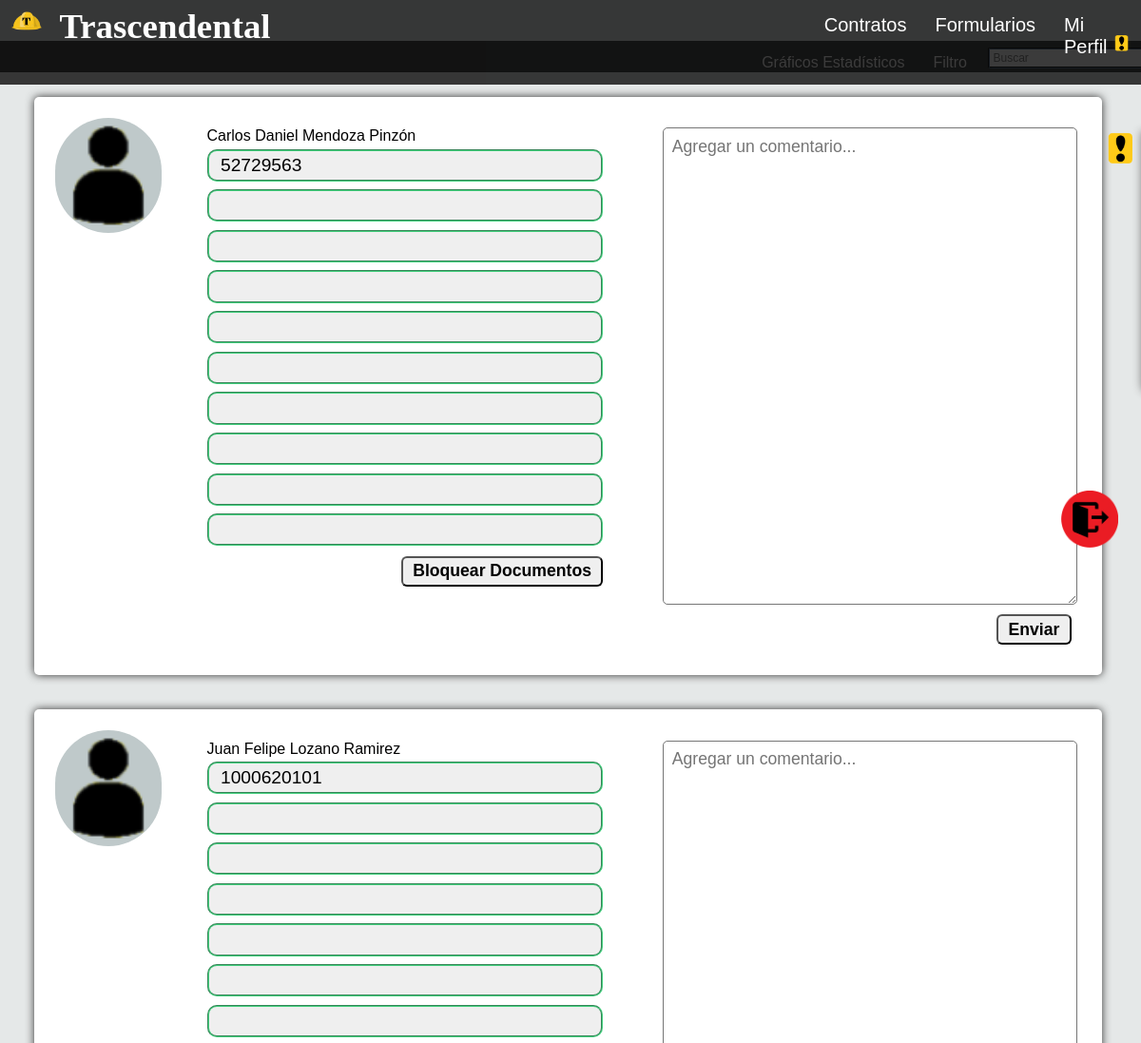
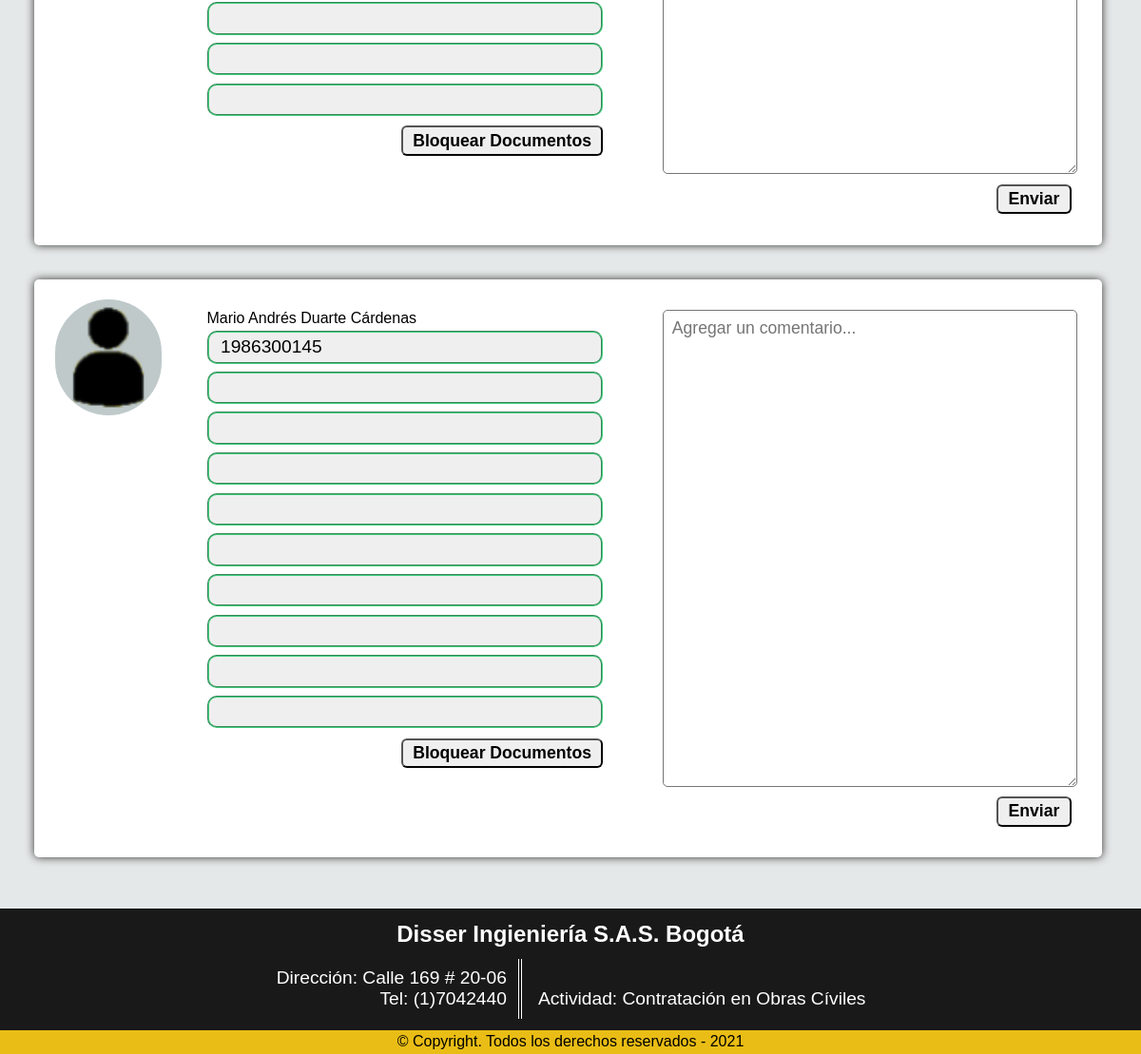
The page /HTML/estadoLog/logtrue/recursosHumanos/aspirantes.php on the database its author committed (2 pictures, top to bottom).
### tables this page shows
CREATE TABLE `documentos` (
  `idDocumentos` double NOT NULL,
  `docAspirante` double NOT NULL,
  `curriculum` blob NOT NULL,
  `certificadoAlturas` blob NOT NULL,
  `certificadoJudicial` blob NOT NULL,
  `certificadoPenal` blob NOT NULL,
  `certificadoDisciplinario` blob NOT NULL,
  `resultadosMedicos` blob NOT NULL,
  `carnetVacCovid` blob NOT NULL,
  `referenciasPersonales` blob NOT NULL,
  `referenciasLaborales` blob NOT NULL,
  `firma` blob NOT NULL,
  `estadoDocumentos` tinyint(1) DEFAULT NULL
);

CREATE TABLE `aspirante` (
  `docAspirante` double NOT NULL,
  `numIdentificacion` double NOT NULL,
  `PnombreAspirante` varchar(60) NOT NULL,
  `SnombreAspirante` varchar(60) NOT NULL,
  `PapellidoAspirante` varchar(60) NOT NULL,
  `SapellidoAspirante` varchar(60) NOT NULL,
  `fotoAspirante` blob NOT NULL,
  `fechaExpDoc` date NOT NULL,
  `paisExpDoc` varchar(60) NOT NULL,
  `fechaNacimiento` date NOT NULL,
  `paisNacimiento` varchar(60) NOT NULL,
  `direccionResidencia` varchar(60) NOT NULL,
  `ciudad` varchar(60) NOT NULL,
  `telefonoContacto` double NOT NULL,
  `correoElectronico` varchar(60) NOT NULL,
  `tipoCargo` varchar(60) NOT NULL,
  `estadoCivil` varchar(60) NOT NULL,
  `estrato` int(10) NOT NULL,
  `rh` varchar(10) NOT NULL,
  `genero` varchar(50) NOT NULL,
  `libretaMilitar` double NOT NULL,
  `eps` varchar(60) NOT NULL,
  `arl` varchar(60) NOT NULL,
  `estadoAspirante` tinyint(1) DEFAULT NULL
);

### HTML/php/listaAspirantes.php (the view, shortened to what this page needs)
<?php
function perfilAspirante ($conn) {
  $aspiranteDatos = "SELECT aspirante.PnombreAspirante, aspirante.SnombreAspirante, aspirante.PapellidoAspirante, aspirante.SapellidoAspirante, aspirante.docAspirante, documentos.curriculum, documentos.certificadoAlturas, documentos.certificadoJudicial, documentos.certificadoJudicial, documentos.certificadoPenal, documentos.certificadoDisciplinario, documentos.resultadosMedicos, documentos.carnetVacCovid, documentos.referenciasPersonales, documentos.referenciasLaborales FROM aspirante INNER JOIN documentos ON aspirante.docAspirante = documentos.docAspirante";
  $listaAsp = mysqli_query($conn, $aspiranteDatos) or die (mysqli_error($conn));
  do {
    while ($lista = mysqli_fetch_array($listaAsp)) {
      echo "<section class='Perfil_Aspirante'>";
        echo "<section class='Foto_Perfil'>";
        echo "<img src='../../../../Imagenes/otros logos/Logo_Usuario.png' alt='Logo_Usuario' class='Logo_Usuario'>";
        echo "</section>";
        echo "<section class='Documentos_Aspirante'>";
          echo "<p><a href='../aspirantes/Perfil_Aspirante.html' name='aspName'>" . $lista['PnombreAspirante'] . " " . $lista['SnombreAspirante'] . " " . $lista['PapellidoAspirante'] . " " . $lista['SapellidoAspirante'] . "</a></p>";
          echo "<input type='submit' name='Boton_Documento' class='Boton_Documento' value='" . $lista['docAspirante'] . "'>";
          echo "<input type='submit' name='Boton_Documento' class='Boton_Documento' value='" . $lista['curriculum'] . "'>";
          echo "<input type='submit' name='Boton_Documento' class='Boton_Documento' value='" . $lista['certificadoAlturas'] . "'>";
          echo "<input type='submit' name='Boton_Documento' class='Boton_Documento' value='" . $lista['certificadoJudicial'] . "'>";
          echo "<input type='submit' name='Boton_Documento' class='Boton_Documento' value='" . $lista['certificadoPenal'] . "'>";
          echo "<input type='submit' name='Boton_Documento' class='Boton_Documento' value='" . $lista['certificadoDisciplinario'] . "'>";
          echo "<input type='submit' name='Boton_Documento' class='Boton_Documento' value='" . $lista['resultadosMedicos'] . "'>";
          echo "<input type='submit' name='Boton_Documento' class='Boton_Documento' value='" . $lista['carnetVacCovid'] . "'>";
          echo "<input type='submit' name='Boton_Documento' class='Boton_Documento' value='" . $lista['referenciasPersonales'] . "'>";
          echo "<input type='submit' name='Boton_Documento' class='Boton_Documento' value='" . $lista['referenciasLaborales'] . "'>";
          echo "<input class='botons' type='submit' name='Bloquear' value='Bloquear Documentos' id='Botón_Bloqueo'>";
        echo "</section>";
        echo "<section class='Comentarios'>";
          echo "<textarea class='controls' rows='23' name='comentario' placeholder='Agregar un comentario...' id='Comentario'></textarea>";
          echo "<input class='botons' type='submit' name='Botón_Envío' value='Enviar' id='Botón_Envío'>";
        echo "</section>";
      echo "</section>";
    }
  } while (isset($_GET['btnbuscador']));
}
?>

### HTML/estadoLog/logtrue/recursosHumanos/aspirantes.php (shortened to what this page needs)
<?php include('../../../php/listaAspirantes.php')?>
<!DOCTYPE html>
<html lang="es">
    <head>
        <link rel="stylesheet" href="../../../../CSS/Formato_Base.css">
        <link rel="stylesheet" href="../../../../CSS/estadoLog/log true/recursosHumanos/aspirantes.css">
    </head>
    <body>
        <article class='logOut'>
            <a href="../../../php/cerrarSesion.php" class='btn_logOut'>
                <img src="../../../../Imagenes/otros logos/quit.png" alt="Log_Out_Symbol" class='logOut_icon'>
            </a>
        </article>
        <header>
            <section class="Barra_Navegacion">
                <nav id="menu">
                    <ul>
                        <a href="../../../../index.html" > <img src="../../../../Imagenes/logoProyect/Logo_Principal.png" class="Logo_Menú"></a>
                            <h1 class="titulo">Trascendental</h1>
                        <li id="Perfil"><a href="Mi_Perfil.html" class="menu">Mi Perfil</a><img src="../../../../Imagenes/otros logos/Log_Notificacion.png" alt="Logo Notificación" class="" id="Logo_Notificacion"></li>
                        <li><a href="formularios/induccion.html" class="menu">Formularios</a></li>
                        <li><a href="Contratos.html" class="menu">Contratos</a></li>
                    </ul>
                </nav>
            </section>
            <div id="Barra_Herramientas">
                <ul class="Herramientas">
                    <li id="buscar">
                        <form action="../../../php/listaAspirantes.php" method="GET">
                            <div>
                                <input type="text" name="datoAsp" class="" placeholder="Buscar">
                            </div>
                        </form></br>
                    </li>
                    <li><a href="">Filtro</a>
                    </li>
                    <li><a href="Graficas.html">Gráficos Estadísticos</a></li>
                </ul>
            </div>
        </header>
<aside>
        <img src="../../../../Imagenes/otros logos/Log_Notificacion.png" alt="imagen de Notificación" class="botonNotif">
    </aside>
        <section class="contenido">
            <?=perfilAspirante($conn);?>
        </section>
        <footer class="info_empres">
            <ul>
                <center><h4>Disser Ingieniería S.A.S. Bogotá</h4></center>
                <center>
                    <div class="left">
                        <li class="ubicación">Dirección: Calle 169 # 20-06</li>
                        <li class="contacto">Tel: (1)7042440</li>
                    </div>
                    <div class="right">
                        <li class="actividad">Actividad: Contratación en Obras Cíviles</li>
                    </div>
                </center>
            </ul>
            <section class="copyright">
                <center><p>© Copyright. Todos los derechos reservados - 2021</p></center>
            </section>
        </footer>
    </body>
</html>

### CSS/Formato_Base.css (style rules this page uses)
* { margin: 0px; padding: 0px; transition: 0.5s; }
.Barra_Navegacion { background: rgba(10, 10, 10, 0.8); width: 100%; position: fixed; transition: 0.5s; z-index: 3; color: white; }
.Logo_Menú { width: 2.7%; margin: 1% 1%; float: left; }
h1 { font-size: 230%; display: inline-block; margin: 0.5%; }
#menu ul { list-style: none; }
#menu ul li { float: right; font-family: Arial, sans-serif; font-size: 125%; }
#Perfil { width: 8%; }
#menu ul li a { display: block; padding: 15px; color: black; text-decoration: none; color: white; }
#Logo_Notificacion { width: 15%; height: auto; margin-top: -41%; margin-right: 14%; float: right; z-index: 10; }
aside { padding: 2%; width: 35%; float: right; transform: translate(256.5%, 50%); position: fixed; border-bottom-left-radius: 10px; border-bottom-right-radius: 10px; border-top-right-radius: 10px; background-color: rgba(0, 139, 139, 0.3); box-shadow: 0px 0px 10px gray; z-index: 5; }
aside .botonNotif { float: left; position: fixed; padding: 1%; width: 6%; transform: translate(-174%, -64%); border-top-left-radius: 10px; border-bottom-left-radius: 10px; background-color: rgba(0, 139, 139, 0); }
.logOut { float: right; position: fixed; margin: 43% 93%; width: 5%; transition: 0.5s; }
.logOut a { width: 200%; }
.logOut a img { width: 100%; }
footer { border-top: 1px solid black; background-color: rgba(0, 0, 0, 0.9); color: white; font-family: sans-serif; }
footer ul { padding: 1%; }
footer ul h4 { font-size: 150%; margin-bottom: 1%; }
footer ul div { display: inline-block; padding: 0.8% 1%; }
footer ul .left { margin: 0% 0.1%; border-right: 4px double white; text-align: right; }
footer ul div li { list-style: none; font-size: 120%; }
.copyright { color: black; padding: 0.3%; background: #E9BD15; text-align: center; font-size: 100%; }

### CSS/estadoLog/log true/recursosHumanos/aspirantes.css (style rules this page uses)
#Barra_Herramientas { margin-top: 3.55%; position: fixed; float: right; width: 100%; background-color: rgba(10, 10, 10, 0.8); font-family: sans-serif; }
ul, ol { list-style: none; }
.Herramientas > li { float: right; }
.Herramientas li a { color: white; text-decoration: none; padding: 14px 15px; display: block; }
.Herramientas #buscar { width: 14%; }
.Herramientas #buscar div { display: flex; padding: 4.5% 2%; float: left; }
.Herramientas li input { margin: 0% 0% 0% 2%; padding: 1% 2%; border-radius: 5%; border: 2px groove #17202A; font-family: sans-serif; font-size: 12px; }
.contenido { padding-top: 7%; padding-bottom: 3%; background-color: #E5E8E8; }
.Perfil_Aspirante { border-radius: 5px; display: inline-flex; width: 90%; background-color: white; margin: 1.5% 3%; padding: 1.8%; box-shadow: 0px 0px 10px rgb(49, 48, 48); }
.Logo_Usuario { border-radius: 200px; background-color: #BFC9CA; width: 180%; position:unset; margin: 0% 50% 0% 0%; }
.Documentos_Aspirante p a { font-family: sans-serif; font-size: 100%; color: black; text-decoration: none; }
.Documentos_Aspirante { width: 40%; height: auto; padding: 1%; margin-left: 8%; }
.Boton_Documento { width: 100%; height: auto; margin: 1% 0%; padding: 1% 3%; border-radius: 10px; border: 2px groove #2ecc70e0; text-align: left; font-family: sans-serif; font-size: 120%; }
.Comentarios { width: 40%; padding: 1%; margin-left: 5%; }
#Comentario { width: 100%; margin: 0% -3%; height: auto; padding: 2%; font-family: sans-serif; font-size: 110%; border-radius: 5px; }
.botons { float: inline-end; margin-top: 1.5%; margin-left: 1%; padding: 0.8% 2.5%; z-index: auto; font-weight: bolder; font-family: sans-serif; font-size: 110%; border-radius: 6px; }

### rows shown on the page
documentos: aspirante.PnombreAspirante "Carlos", aspirante.SnombreAspirante "Daniel", aspirante.PapellidoAspirante "Mendoza", aspirante.SapellidoAspirante "Pinzón", Boton_Documento "52729563"
documentos: aspirante.PnombreAspirante "Juan", aspirante.SnombreAspirante "Felipe", aspirante.PapellidoAspirante "Lozano", aspirante.SapellidoAspirante "Ramirez", Boton_Documento "1000620101"
documentos: aspirante.PnombreAspirante "Mario", aspirante.SnombreAspirante "Andrés", aspirante.PapellidoAspirante "Duarte", aspirante.SapellidoAspirante "Cárdenas", Boton_Documento "1986300145"
